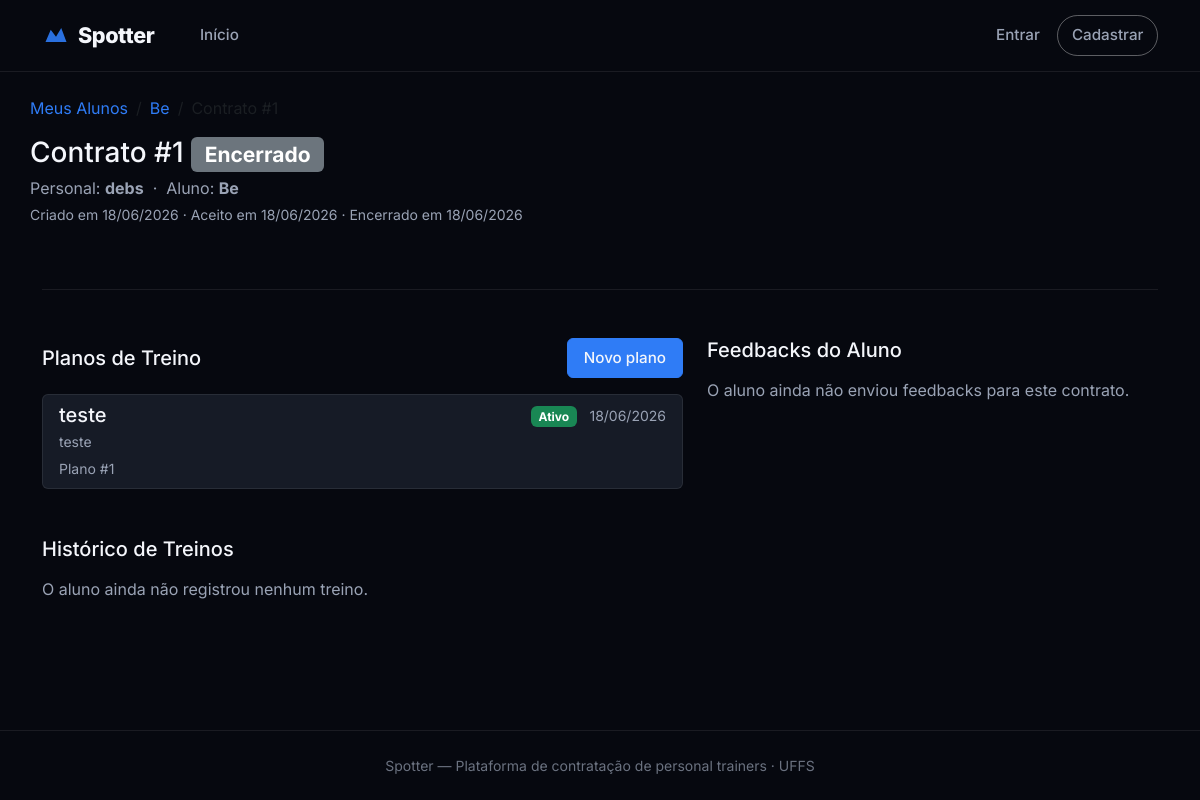
/1/1/1/, run on an earlier commit of the app's database.
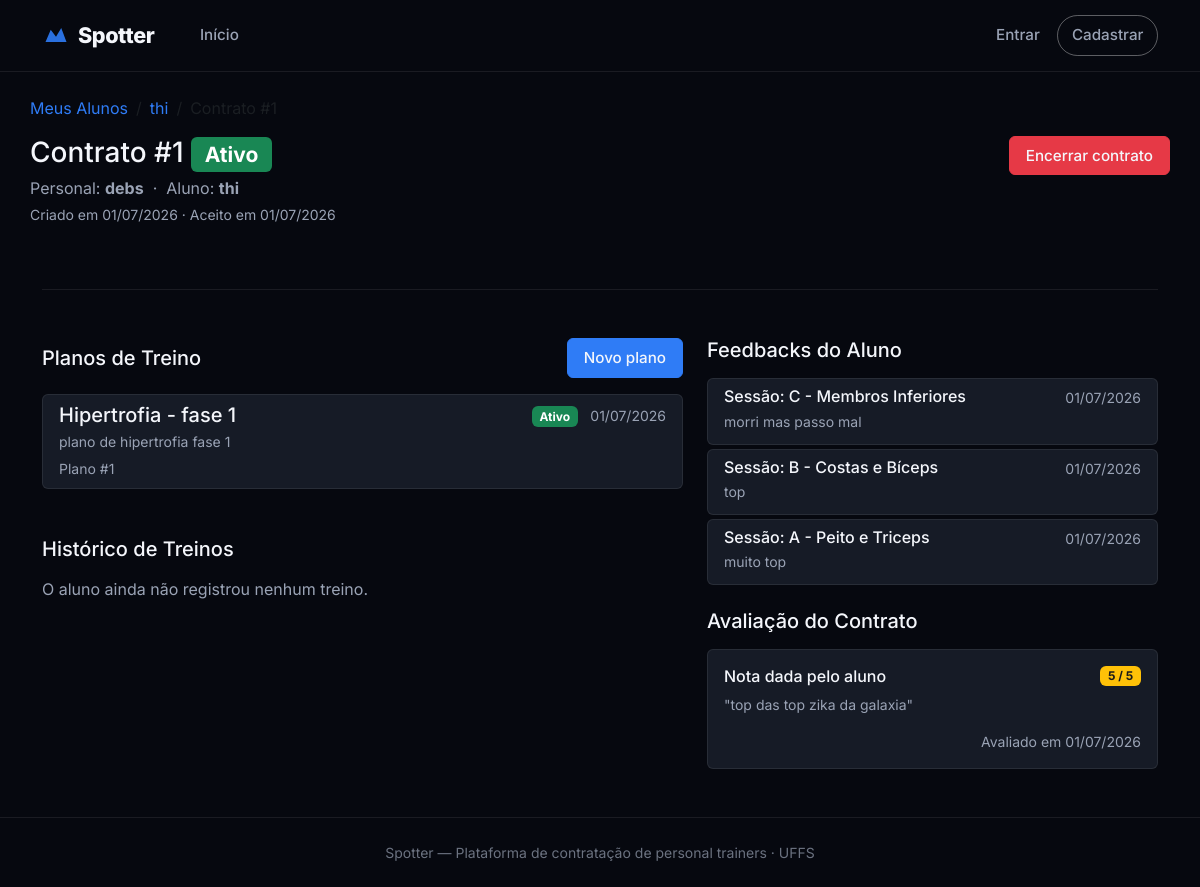
And on a later commit of the database.
### core/models/perfil_aluno.py (models this page shows, shortened)
class PerfilAluno(models.Model):
    NIVEL_CHOICES = [
        ("iniciante", "Iniciante"),
        ("intermediario", "Intermediário"),
        ("avancado", "Avançado"),
    ]
    usuario = models.OneToOneField(
        Usuario,
        on_delete=models.CASCADE,
        related_name="perfil_aluno",
        limit_choices_to={"tipo": Usuario.ALUNO},
    )
    objetivos = models.TextField(blank=True)
    nivel_condicionamento = models.CharField(
        max_length=15,
        choices=NIVEL_CHOICES,
        default="iniciante",
    )
    historico_lesoes = models.TextField(blank=True)
    restricoes_fisicas = models.TextField(blank=True)
    disponibilidade = models.TextField(
        blank=True,
        help_text="Ex: manhãs, seg/qua/sex",
    )
    class Meta:
        verbose_name = "Perfil Aluno"
        verbose_name_plural = "Perfis Aluno"

### core/models/usuario.py (models this page shows, shortened)
class Usuario(AbstractBaseUser, PermissionsMixin):
    ALUNO = "aluno"
    PERSONAL = "personal"
    ADMIN = "admin"
    TIPO_CHOICES = [
        (ALUNO, "Aluno"),
        (PERSONAL, "Personal Trainer"),
        (ADMIN, "Administrador"),
    ]
    nome = models.CharField(max_length=150)
    email = models.EmailField(unique=True)
    tipo = models.CharField(max_length=10, choices=TIPO_CHOICES, default=ALUNO)
    cidade = models.CharField(max_length=100, blank=True)
    estado = models.CharField(max_length=2, blank=True)
    cep = models.CharField(max_length=9, blank=True)
    is_active = models.BooleanField(default=True)
    is_staff = models.BooleanField(default=False)
    criado_em = models.DateTimeField(auto_now_add=True)
    groups = models.ManyToManyField(
        "auth.Group",
        blank=True,
        related_name="usuario_set",
    )
    user_permissions = models.ManyToManyField(
        "auth.Permission",
        blank=True,
        related_name="usuario_set",
    )
    objects = UsuarioManager()
    USERNAME_FIELD = "email"
    REQUIRED_FIELDS = ["nome"]
    class Meta:
        verbose_name = "Usuário"
        verbose_name_plural = "Usuários"

### core/models/contrato.py (models this page shows, shortened)
class Contrato(models.Model):
    STATUS_PENDENTE = "pendente"
    STATUS_ATIVO = "ativo"
    STATUS_ENCERRADO = "encerrado"
    STATUS_RECUSADO = "recusado"
    STATUS_CHOICES = [
        (STATUS_PENDENTE, "Pendente"),
        (STATUS_ATIVO, "Ativo"),
        (STATUS_ENCERRADO, "Encerrado"),
        (STATUS_RECUSADO, "Recusado"),
    ]
    personal = models.ForeignKey(
        PerfilPersonal,
        on_delete=models.PROTECT,
        related_name="contratos",
    )
    aluno = models.ForeignKey(
        PerfilAluno,
        on_delete=models.PROTECT,
        related_name="contratos",
    )
    codigo = models.PositiveIntegerField(editable=False, default=0)
    status = models.CharField(
        max_length=12,
        choices=STATUS_CHOICES,
        default=STATUS_PENDENTE,
    )
    criado_em = models.DateTimeField(auto_now_add=True)
    aceito_em = models.DateTimeField(null=True, blank=True)
    encerrado_em = models.DateTimeField(null=True, blank=True)
    objects = ContratoManager()
    class Meta:
        verbose_name = "Contrato"
        verbose_name_plural = "Contratos"
        unique_together = ("personal", "aluno", "codigo")
        app_label = "core"

### core/models/perfil_personal.py (models this page shows, shortened)
class PerfilPersonal(models.Model):
    usuario = models.OneToOneField(
        Usuario,
        on_delete=models.CASCADE,
        related_name="perfil_personal",
        limit_choices_to={"tipo": Usuario.PERSONAL},
    )
    cref = models.CharField(max_length=20, unique=True)
    especialidades = models.TextField(
        blank=True,
        help_text="Ex: musculação, funcional, pilates",
    )
    bio = models.TextField(blank=True)
    latitude = models.FloatField(null=True, blank=True)
    longitude = models.FloatField(null=True, blank=True)
    avaliacao_media = models.FloatField(
        default=0.0,
        validators=[MinValueValidator(0.0), MaxValueValidator(5.0)],
    )
    objects = PerfilPersonalManager()
    class Meta:
        verbose_name = "Perfil Personal"
        verbose_name_plural = "Perfis Personal"

### core/models/plano_treino.py (models this page shows, shortened)
class PlanoTreino(models.Model):
    contrato = models.ForeignKey(
        Contrato,
        on_delete=models.CASCADE,
        related_name="planos",
    )
    codigo = models.PositiveIntegerField(editable=False, default=0)
    nome = models.CharField(max_length=150)
    descricao = models.TextField(blank=True)
    ativo = models.BooleanField(default=True)
    criado_em = models.DateTimeField(auto_now_add=True)
    atualizado_em = models.DateTimeField(auto_now=True)
    objects = PlanoTreinoManager()
    class Meta:
        verbose_name = "Plano de Treino"
        verbose_name_plural = "Planos de Treino"
        ordering = ["-criado_em"]
        unique_together = ("contrato", "codigo")
        app_label = "core"

### core/models/feedback.py (models this page shows, shortened)
class Feedback(models.Model):
    aluno = models.ForeignKey(
        PerfilAluno,
        on_delete=models.CASCADE,
        related_name="feedbacks_enviados",
    )
    personal = models.ForeignKey(
        PerfilPersonal,
        on_delete=models.CASCADE,
        related_name="feedbacks_recebidos",
    )
    plano = models.ForeignKey(
        PlanoTreino,
        on_delete=models.CASCADE,
        related_name="feedbacks",
    )
    sessao = models.ForeignKey(
        SessaoTreino,
        on_delete=models.CASCADE,
        related_name="feedbacks",
        null=True,
        blank=True,
    )
    exercicio = models.ForeignKey(
        Exercicio,
        on_delete=models.CASCADE,
        related_name="feedbacks",
        null=True,
        blank=True,
    )
    mensagem = models.TextField(help_text="Comentário ou observação para o personal trainer")
    criado_em = models.DateTimeField(auto_now_add=True)
    class Meta:
        verbose_name = "Feedback"
        verbose_name_plural = "Feedbacks"
        ordering = ["-criado_em"]
        app_label = "core"

### core/models/sessao_treino.py (models this page shows, shortened)
class SessaoTreino(models.Model):
    plano = models.ForeignKey(
        PlanoTreino,
        on_delete=models.CASCADE,
        related_name="sessoes",
    )
    codigo = models.PositiveIntegerField(editable=False, default=0)
    nome = models.CharField(max_length=100, help_text="Ex: Treino A – Peito e Tríceps")
    dia_semana = models.CharField(
        max_length=3,
        choices=DIA_SEMANA_CHOICES,
        blank=True,
    )
    ordem = models.PositiveSmallIntegerField(default=1)
    class Meta:
        verbose_name = "Sessão de Treino"
        verbose_name_plural = "Sessões de Treino"
        ordering = ["ordem"]
        unique_together = ("plano", "codigo")
        app_label = "core"

### core/models/avaliacao.py (models this page shows, shortened)
class Avaliacao(models.Model):
    contrato = models.OneToOneField(
        Contrato,
        on_delete=models.CASCADE,
        related_name="avaliacao",
    )
    aluno = models.ForeignKey(
        PerfilAluno,
        on_delete=models.CASCADE,
        related_name="avaliacoes_feitas",
    )
    personal = models.ForeignKey(
        PerfilPersonal,
        on_delete=models.CASCADE,
        related_name="avaliacoes_recebidas",
    )
    nota = models.PositiveSmallIntegerField(
        validators=[MinValueValidator(1), MaxValueValidator(5)],
        help_text="Nota de 1 a 5",
    )
    comentario = models.TextField(blank=True)
    criado_em = models.DateTimeField(auto_now_add=True)
    class Meta:
        verbose_name = "Avaliação"
        verbose_name_plural = "Avaliações"
        app_label = "core"

### core/views/contrato.py (the view)
def detalhe(request, personal_id, aluno_id, contrato_cod):
    from ..models import PerfilPersonal, PerfilAluno, Contrato, HistoricoTreino, Feedback
    personal = get_object_or_404(PerfilPersonal, id=personal_id)
    aluno = get_object_or_404(PerfilAluno, id=aluno_id)
    contrato = get_object_or_404(
        Contrato,
        personal=personal,
        aluno=aluno,
        codigo=contrato_cod,
    )
    planos = contrato.planos.order_by("-criado_em")
    historicos = []
    if hasattr(aluno, "usuario"):
        from ..models import HistoricoTreino
        historicos = HistoricoTreino.objects.filter(aluno=aluno.usuario).select_related("sessao").order_by("-realizado_em")
    from ..models import Feedback
    feedbacks = Feedback.objects.filter(aluno=aluno, personal=personal, plano__contrato=contrato).order_by("-criado_em")
    avaliacao_contrato = getattr(contrato, "avaliacao", None)
    return render(request, "core/contrato_detalhe.html", {
        "personal": personal,
        "aluno": aluno,
        "contrato": contrato,
        "planos": planos,
        "historicos": historicos,
        "feedbacks": feedbacks,
        "avaliacao_contrato": avaliacao_contrato,
    })

### core/templates/core/contrato_detalhe.html (shortened to what this page needs)
{% extends "core/base.html" %}
{% block content %}
<div class="container py-4">
    <nav aria-label="breadcrumb" class="mb-3">
        <ol class="breadcrumb">
            <li class="breadcrumb-item">
                <a href="{% url 'core:personal_alunos' %}">Meus Alunos</a>
            </li>
            <li class="breadcrumb-item">
                <a href="{% url 'core:personal_aluno_detail' aluno.pk %}">{{ aluno.usuario.nome }}</a>
            </li>
            <li class="breadcrumb-item active" aria-current="page">Contrato #{{ contrato.codigo }}</li>
        </ol>
    </nav>
    <div class="d-flex align-items-start justify-content-between mb-4">
        <div>
            <h1 class="h3 mb-1">
                Contrato #{{ contrato.codigo }}
                {% include "core/partials/status_badge.html" with status=contrato.status %}
            </h1>
            <p class="text-muted mb-0">
                Personal: <strong>{{ personal.usuario.nome }}</strong> &nbsp;·&nbsp;
                Aluno: <strong>{{ aluno.usuario.nome }}</strong>
            </p>
            <p class="text-muted small mt-1">
                Criado em {{ contrato.criado_em|date:"d/m/Y" }}
                {% if contrato.aceito_em %}· Aceito em {{ contrato.aceito_em|date:"d/m/Y" }}{% endif %}
                {% if contrato.encerrado_em %}· Encerrado em {{ contrato.encerrado_em|date:"d/m/Y" }}{% endif %}
            </p>
        </div>
        {% if contrato.status == "ativo" %}
        <button class="btn-outline-color btn-outline-red"
                data-bs-toggle="modal"
                data-bs-target="#modalEncerrarContrato">
            Encerrar contrato
        </button>
        {% endif %}
    </div>
<div class="container">
    <hr class="my-5">
    <div class="row">
        <div class="col-lg-7 mb-4">
            <div class="d-flex align-items-center justify-content-between mb-3">
                <h2 class="h5 mb-0">Planos de Treino</h2>
                <a href="{% url 'core:personal_plano_create' %}?contrato={{ contrato.pk }}" class="btn-outline-color btn-outline-blue">
                    Novo plano
                </a>
            </div>
            {% if planos %}
            <div class="list-group gap-1">
                {% for p in planos %}
                <a href="{% url 'core:plano_detalhe' personal.pk aluno.pk contrato.codigo p.codigo %}"
                   class="list-group-item list-group-item-action rounded" style="border-top-width: var(--bs-list-group-border-width);">
                    <div class="d-flex w-100 justify-content-between">
                        <h5 class="mb-1">{{ p.nome }}</h5>
                        <div>
                            {% if p.ativo %}
                            <span class="badge bg-success">Ativo</span>
                            {% else %}
                            <span class="badge bg-secondary">Inativo</span>
                            {% endif %}
                            <small class="text-muted ms-2">{{ p.criado_em|date:"d/m/Y" }}</small>
                        </div>
                    </div>
                    {% if p.descricao %}
                    <p class="mb-1 text-muted small">{{ p.descricao|truncatewords:20 }}</p>
                    {% endif %}
                    <small class="text-muted">Plano #{{ p.codigo }}</small>
                </a>
                {% endfor %}
            </div>
            {% else %}
            <p class="text-muted">Nenhum plano de treino criado para este contrato.</p>
            {% endif %}
            <div class="mt-5">
                <h2 class="h5 mb-3">Histórico de Treinos</h2>
                {% if historicos %}
                <div class="list-group gap-1">
                    {% for h in historicos %}
                    <div class="list-group-item rounded" style="border-top-width: var(--bs-list-group-border-width);">
                        <div class="d-flex w-100 justify-content-between">
                            <h6 class="mb-1">Treino realizado</h6>
                            <small class="text-muted">{{ h.realizado_em|date:"d/m/Y H:i" }}</small>
                        </div>
                        <p class="mb-1 small">
                            <strong>Sessão:</strong> {{ h.sessao.nome|default:"N/A" }}
                        </p>
                        {% if h.observacoes_aluno %}
                        <p class="mb-1 text-muted small"><strong>Obs:</strong> {{ h.observacoes_aluno }}</p>
                        {% endif %}
                    </div>
                    {% endfor %}
                </div>
                {% else %}
                <p class="text-muted">O aluno ainda não registrou nenhum treino.</p>
                {% endif %}
            </div>
        </div>
        <div class="col-lg-5 mb-4">
            <h2 class="h5 mb-3">Feedbacks do Aluno</h2>
            {% if feedbacks %}
            <div class="list-group gap-1 mb-4">
                {% for f in feedbacks %}
                <div class="list-group-item rounded" style="border-top-width: var(--bs-list-group-border-width);">
                    <div class="d-flex w-100 justify-content-between">
                        <h6 class="mb-1">
                            {% if f.exercicio %}
                                Exercício: {{ f.exercicio.nome }}
                            {% elif f.sessao %}
                                Sessão: {{ f.sessao.nome }}
                            {% else %}
                                Plano: {{ f.plano.nome }}
                            {% endif %}
                        </h6>
                        <small class="text-muted">{{ f.criado_em|date:"d/m/Y" }}</small>
                    </div>
                    <p class="mb-1 small text-muted">{{ f.mensagem }}</p>
                </div>
                {% endfor %}
            </div>
            {% else %}
            <p class="text-muted mb-4">O aluno ainda não enviou feedbacks para este contrato.</p>
            {% endif %}
            {% if avaliacao_contrato %}
            <h2 class="h5 mb-3">Avaliação do Contrato</h2>
            <div class="card">
                <div class="card-body">
                    <h6 class="card-title d-flex justify-content-between align-items-center">
                        Nota dada pelo aluno
                        <span class="badge bg-warning text-dark">{{ avaliacao_contrato.nota }} / 5 </span>
                    </h6>
                    {% if avaliacao_contrato.comentario %}
                    <p class="card-text small text-muted mt-2">"{{ avaliacao_contrato.comentario }}"</p>
                    {% endif %}
                    <p class="card-text small text-end mb-0 text-muted">
                        Avaliado em {{ avaliacao_contrato.criado_em|date:"d/m/Y" }}
                    </p>
                </div>
            </div>
            {% endif %}
        </div>
    </div>
</div>
{% endblock %}

What changed in the data, as far as the page shows it:
removed PlanoTreino: nome "teste", ativo "Ativo", criado_em "18/06/2026", descricao "teste", codigo "1"
changed PerfilAluno: usuario.nome "Be" → "thi"
changed Contrato: status "encerrado" → "ativo" (drawn); criado_em "18/06/2026" → "01/07/2026"; aceito_em "18/06/2026" → "01/07/2026"; encerrado_em "18/06/2026" → (not shown)
added PlanoTreino: nome "Hipertrofia - fase 1", ativo "Ativo", criado_em "01/07/2026", descricao "plano de hipertrofia fase 1", codigo "1"
added Feedback: sessao.nome "C - Membros Inferiores", criado_em "01/07/2026", mensagem "morri mas passo mal"
now on this page (row edited): Feedback: sessao.nome "B - Costas e Bíceps", criado_em "01/07/2026", mensagem "top"
now on this page (row edited): Feedback: sessao.nome "A - Peito e Triceps", criado_em "01/07/2026", mensagem "muito top"
added Avaliacao: nota "5", comentario "top das top zika da galaxia", criado_em "01/07/2026"
Also different on the page:
text no longer shown: "Encerrado · Encerrado em O aluno ainda não enviou feedbacks para este contrato."
text now shown: "Ativo Encerrar contrato Avaliação do Contrato Nota dada pelo aluno / 5 \" \" Avaliado em"
